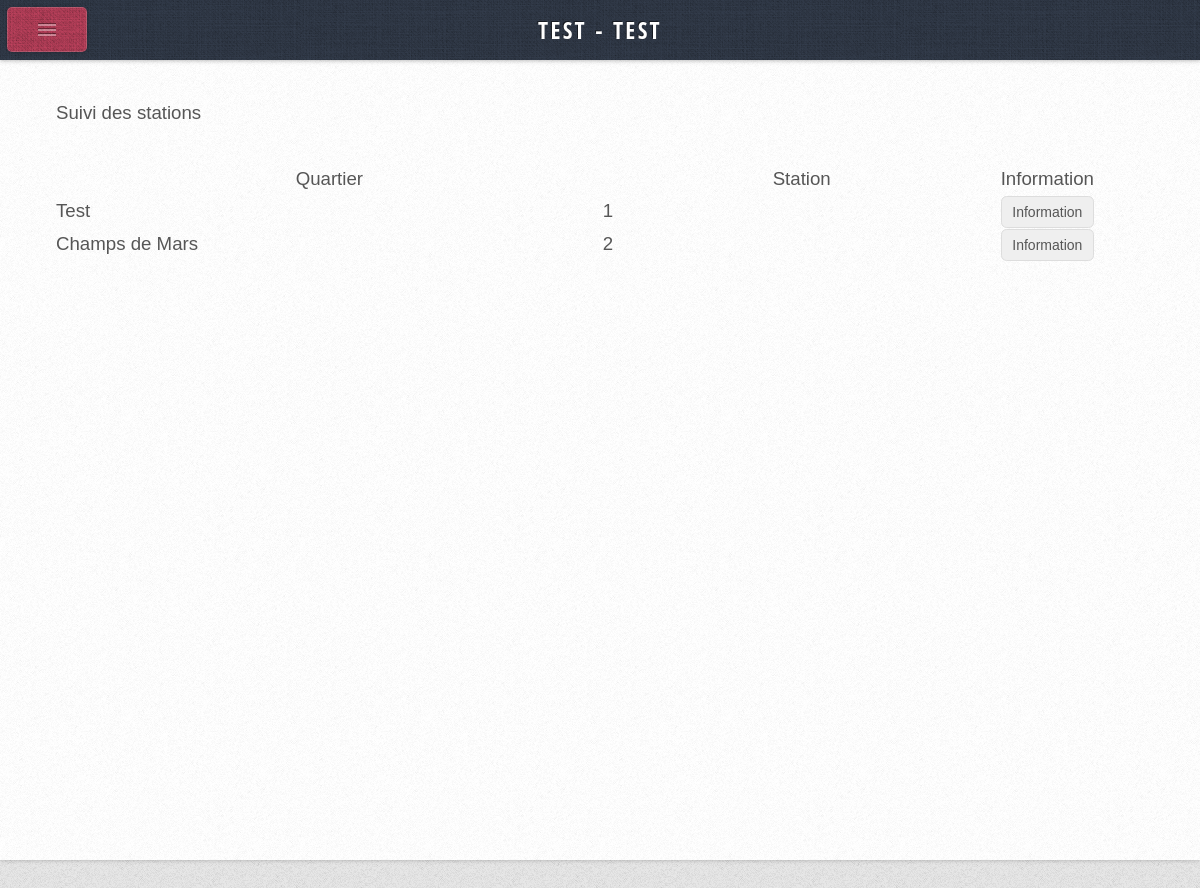
The page /index.php?page=afficherStation (signed in) on the database its author committed.
### tables this page shows
CREATE TABLE IF NOT EXISTS `QUARTIER` (
  `QUA_ID` varchar(15) NOT NULL,
  `QUA_LIB` varchar(100) NOT NULL,
  PRIMARY KEY (`QUA_ID`)
);

CREATE TABLE IF NOT EXISTS `STATION` (
  `STA_CODE` char(5) NOT NULL,
  `STA_NOM` varchar(30) DEFAULT NULL,
  `STA_RUE` varchar(50) DEFAULT NULL,
  `STA_NBATTACHES` int(2) DEFAULT NULL,
  `STA_NBVELOS` int(2) DEFAULT NULL,
  `STA_NBATTACDISPO` int(2) DEFAULT NULL,
  `STA_NBTOTLOC` int(10) DEFAULT NULL,
  `STA_NBVOLS` int(5) DEFAULT NULL,
  `STA_NBDEGRAD` int(5) DEFAULT NULL,
  `STA_QUARTIER` varchar(15) NOT NULL,
  PRIMARY KEY (`STA_CODE`),
  KEY `STA_QUARTIER` (`STA_QUARTIER`)
);

CREATE TABLE IF NOT EXISTS `TECHNICIEN` (
  `TEC_MATRICULE` char(5) NOT NULL,
  `TEC_NOM` varchar(35) DEFAULT NULL,
  `TEC_PRENOM` varchar(35) DEFAULT NULL,
  `TEC_PWD` varchar(40) NOT NULL,
  `TEC_RESPONSABLE` tinyint(1) NOT NULL,
  PRIMARY KEY (`TEC_MATRICULE`)
);

### classe/clstBaseMysql.classe2.php (called while the page is built, shortened)
<?php
class clstBaseMysql
{
			private function connect($pServeur, $pUser, $pMdp)
	{
				$res = mysql_connect($pServeur, $pUser, $pMdp) or die("Erreur de connexion à MySql");
				return ($res) ;
			}
	public function query($pReq)
	{
					$res =  mysql_query($pReq) or die("erreur avec la requête ". $pReq);
				return ($res) ;
			}
			public function tabAssoc($pReq)
	{
					$TabRes = mysql_fetch_assoc($pReq);
			return ($TabRes) ;
		}
}

### include/connexion.inc.php (called while the page is built, shortened)
<?php
	function connecter()
	{
		$oSql = new clstBaseMysql("localhost", "Vlyon", "vlyon", "VLYON") ;
		return ($oSql) ;
	}

### include/functions.inc.php (called while the page is built, shortened)
<?php
include('connexion.inc.php');
function utilisateur()
{
    $id = $_SESSION['id'];
    $sReq = " SELECT TEC_NOM, TEC_PRENOM, TEC_RESPONSABLE
                FROM TECHNICIEN
                WHERE TEC_MATRICULE='".$id."'";
    $rstPdt = mysql_query($sReq) ;
    $oUtilisateur = array() ;
    $Utilisateur = mysql_fetch_assoc($rstPdt);
    $oUtilisateur[1] =  $Utilisateur ;
    return ($oUtilisateur) ;
}
         ?>
          <?php
function getAllStation()
    {
        $lesStations = array() ;
        $oSql= connecter() ;
        $sReq = " SELECT STA_CODE, STA_NOM, STA_QUARTIER, QUA_ID, QUA_LIB
                FROM STATION, QUARTIER
                WHERE STA_QUARTIER = QUA_ID
                ORDER BY STA_CODE ASC";
        $sReqExe = $oSql->query($sReq);
        while ($uneLigne = $oSql->tabAssoc($sReqExe) ){
            $lesStations[] =  $uneLigne ;
        }
        return $lesStations ;
    }
    ?>

### index.php (the view, shortened to what this page needs)
<?php
	include_once('classe/clstBaseMysql.classe2.php') ;
	require_once('include/functions.inc.php');
	if(!isset($_SESSION['id'])) {
		include_once('Pages/connexion.php');
   }
   else{
?>
<html>
	<head>
		<link rel="stylesheet" href="css/style.css" />
	</head>
	<body class="left-sidebar">
		<div id="content">
			<div id="content-inner">
				<article class="is-post is-post-excerpt">
					<?php
					switch($_GET['page'])
					{
						case "afficherStation":
							$fichier = "FO/VUES/Station/fo_AfficherStation.php" ;
							break ;
					}
						include($fichier);
					?>
				</article>
			</div>
		</div>
		<div id="sidebar">
			<div id="logo">
				<?php
				$utilisateur =utilisateur();
					foreach ($utilisateur as $utilisateurs)
				{
					echo strtoupper($utilisateurs["TEC_NOM"]);
					echo" - ";
					echo strtoupper($utilisateurs["TEC_PRENOM"]);
				}
				?>
			</div>
		</div>
	</body>
</html>
<?php
}
?>

### FO/Vues/Station/fo_AfficherStation.php (shortened to what this page needs)
	<fieldset>
		<head>
	</head>
		<legend> Suivi des stations </legend>
		<br/>
		<table border =1 width="100%" >
			<tr>
				<th width="55%" >Quartier</th>
				<th width="40%">Station</th>
				<th width="15%">Information</th>
			</tr>
<?php
			$lesStations  = getAllStation() ;
			foreach($lesStations as $uneStation)
			{
?>
					<tr>
						<td><?php echo $uneStation["QUA_LIB"] ;  ?></td>
						<td><?php echo $uneStation["STA_CODE"]; ?></td>
						<td colspan="1" >
							<form action="?page=AfficherInfo&amp;idStation=<?php echo $uneStation["STA_CODE"]; ?>" method="POST">
								<input type="submit" name="cmd_Inf" id="cmd_Inf" value="Information" onClick="
									if(confirm('Vous allez consulter les informations concernant les stations'))
									{
										submit()
									}
									"/>
							</form>
						</td>
					</tr>
<?php
			}
?>
		</table>
	</fieldset>

### css/style.css (style rules this page uses)
* { -moz-box-sizing: border-box; -webkit-box-sizing: border-box; -o-box-sizing: border-box; -ms-box-sizing: border-box; box-sizing: border-box; }
body, input, textarea { font-family: 'Source Sans Pro', sans-serif; font-weight: 400; color: #565656; }
body { background-color: #e8e8e8; background-image: url('images/bg2.png'); }
table { width: 100%; }
form input, form select, form textarea { border-radius: 0.4em; -webkit-appearance: none; border: solid 1px #ddd; padding: 0.5em; width: 100%; }
p, ul, ol, dl, table { margin-bottom: 1em; }
section, article { margin-bottom: 3em; }
section > :last-child, article > :last-child { margin-bottom: 0; }
section:last-child, article:last-child { margin-bottom: 0; }
.is-post { position: relative; }
#sidebar { color: #929da4; text-shadow: -1px -1px 0px rgba(0,0,0,0.5); }
#content { position: relative; background-color: #fff; }
#content:after { content: ''; display: block; position: absolute; left: 0; top: 0; width: 100%; height: 100%; background-image: url('images/bg2.png'); opacity: 0.5; }
#content-inner { position: relative; z-index: 1; }

### css/style-desktop.css (style rules this page uses)
body { line-height: 1.75em; height: 100%; }
#logo { background-color: #c94663; background-image: url('images/bg1.png'); padding: 1.75em 0.5em 1.75em 0.5em; border-radius: 0.4em; text-align: center; box-shadow: inset 0px 0px 0px 1px rgba(255,255,255,0.15), 0 0.025em 0.15em 0em rgba(0,0,0,0.25); }
#content { height: 100%; width: 72,5%; box-shadow: 0 0 0.25em 0em rgba(0,0,0,0.25); }
#content-inner { max-width: 1038px; }
#sidebar { position: absolute; top: 0; padding: 3em 1.35em 1em 1.15em; height: 100%; width: 20%; background: #364050 url('images/bg1.png'); box-shadow: inset -0.1em 0em 0.35em 0em rgba(0,0,0,0.15); }
body.left-sidebar #sidebar { left: 0; }

### css/style-narrow.css (style rules this page uses)
body { min-width: 1000px; }
input, textarea { font-size: 10.5pt; }
body { font-size: 11pt; }
#content { padding: 2em 3em 6em 3em; }
body.left-sidebar #content { margin-left: 14em; }

### css/style-narrower.css (style rules this page uses)
body { min-width: 641px; font-size: 14pt; }
#logo { display: none; }
#content { margin-top: 60px; }
body.left-sidebar #content { margin-left: 0; }
#sidebar { width: auto; background: none; padding: 30px 20px 30px 20px; }

### rows shown on the page
quartier: QUA_LIB "Test", QUA_ID.STA_CODE "1"
quartier: QUA_LIB "Champs de Mars", QUA_ID.STA_CODE "2"
technicien: TEC_NOM "TEST", TEC_PRENOM "TEST"
